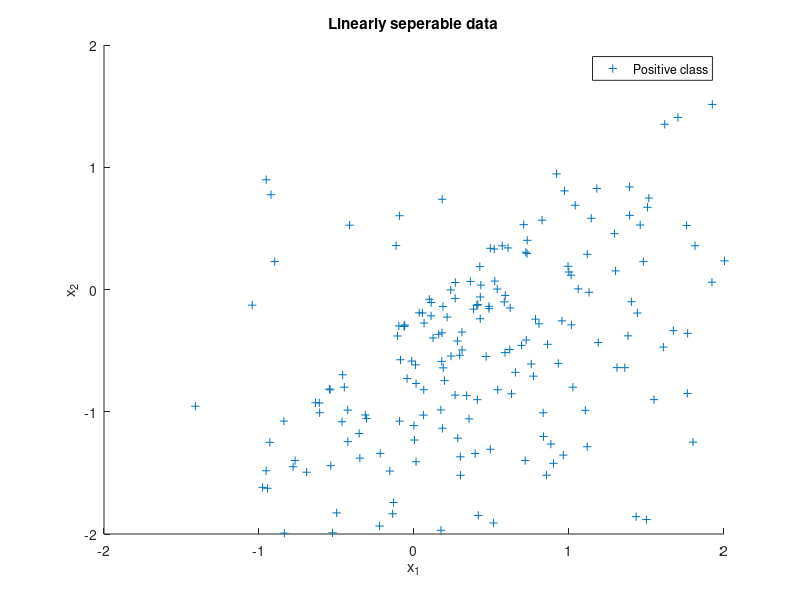

Recreate this plot in MATLAB. (Note: this script raises an error after producing the figure.)
%%%% SVM Implementation: Question 1 %%%%
clear all;clc; 
data=csvread('Data.csv');
data(:,1:end-1)=zscore(data(:,1:end-1));

[n m] = size(data);
x =  data(:,1:2);   % training data
y =  data(:,end);   % labels
%% plot the data %%%%
figure
hold on
scatter(x(y==1,1),x(y==1,2),'+b')
%scatter(x(y==-1,1),x(y==-1,2),'sr')
axis ([-2 2 -2 2])
title('Linearly seperable data')
xlabel('{x_1}'),ylabel('{x_2}')
legend('Positive class','Negative class')
hold off
fprintf('Press enter to continue...');
pause
%% obtaining support vectors and corresponding alpha and y values
[alpha,x,y] = smo(x,y);
[n m] = size(x);
%% Calculate weight vector W and bias
W = sum(transpose(dot(alpha,y))*x)
B = y-transpose(W*transpose(x));
b = 1/n*sum(B)


% Support Vectors
fprintf('Number of support Vectors : %d',length(alpha))

Xsupport=x;
Ysupport=y;

%% Predict using training data
x = data(:,1:2);
y = data(:,end);
    
y_p=  W*transpose(x) + b; % y_p contains predicted values of output
[n m] = size(x);
for i=1:n
    if( y_p(1,i)>0 )
        y_p(1,i) = 1;
    else
        y_p(1,i) = -1;
    end
end
y_p = transpose(y_p);
% Accuracy and F-measure
[cm, Accuracy, F1_score] = confusionMatrix( y,y_p )

%% Plotting the Decision Boundry
hold on
scatter(x(y==1,1),x(y==1,2),'+b')
scatter(x(y==-1,1),x(y==-1,2),'sr')
scatter(Xsupport(Ysupport==1,1),Xsupport(Ysupport==1,2),'ob')
scatter(Xsupport(Ysupport==-1,1),Xsupport(Ysupport==-1,2),'or')
syms x1 x2
fn=vpa((-b-W(1)*x1)/W(2),6);
fn1=vpa((-1-b-W(1)*x1)/W(2),6);
fn2=vpa((1-b-W(1)*x1)/W(2),6);
fplot(fn,'Linewidth',2);
fplot(fn1,'Linewidth',1);
fplot(fn2,'Linewidth',1);
axis([-2 2 -2 2])
xlabel ('support vectors are circled')
hold off